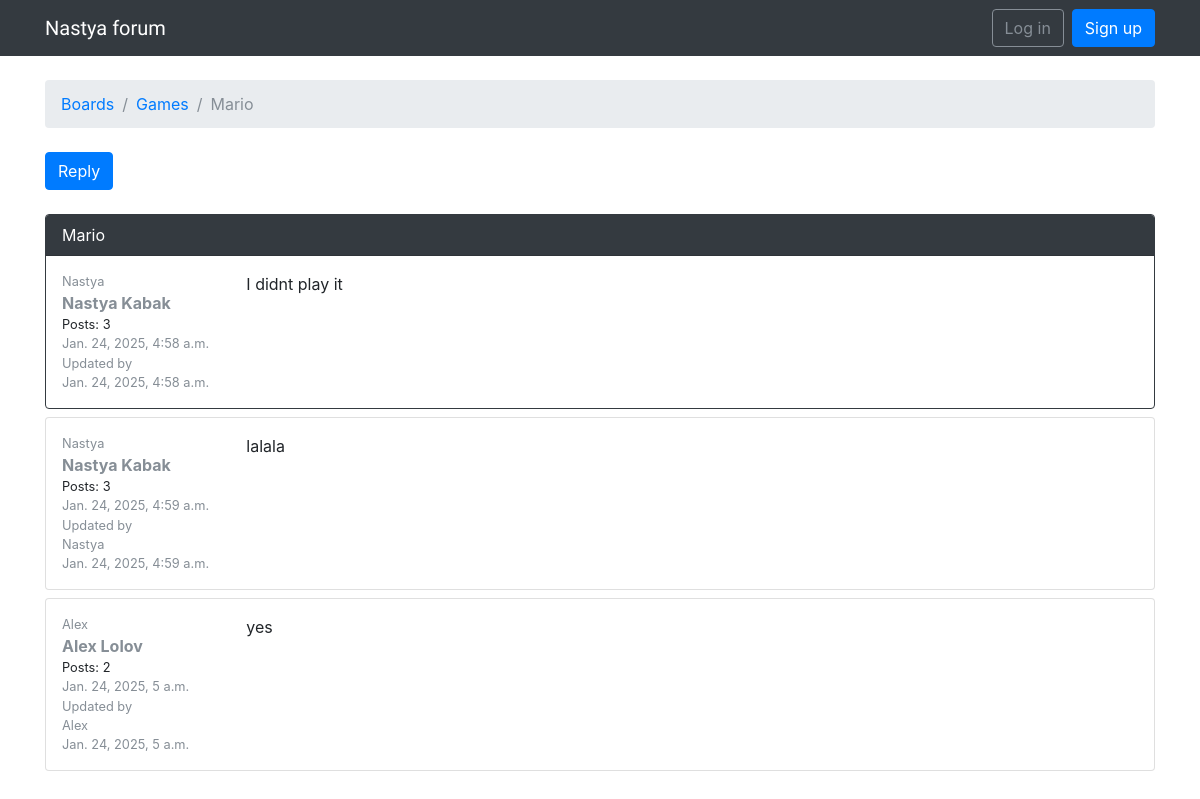
Screenshot of /boards/2/topics/2/ with the database file from the repository.
### boards/models.py (models this page shows, shortened)
class Topic(models.Model):
    subject = models.CharField(max_length=255)
    last_updated = models.DateTimeField(auto_now_add=True)
    board = models.ForeignKey(Board, on_delete=models.CASCADE, related_name='topics')
    starter = models.ForeignKey(User, on_delete=models.CASCADE, related_name='topics')
    views = models.PositiveIntegerField(default=0)

class Board(models.Model):
    name = models.CharField(max_length=30, unique=True)
    description = models.CharField(max_length=100)

class Post(models.Model):
    message = models.TextField(max_length=4000)
    topic = models.ForeignKey(Topic, on_delete=models.CASCADE, related_name='posts')
    created_at = models.DateTimeField(auto_now_add=True)
    updated_at = models.DateTimeField(auto_now_add=True)
    created_by = models.ForeignKey(User, on_delete=models.CASCADE, related_name='posts')
    updated_by = models.ForeignKey(User, on_delete=models.CASCADE, null=True, related_name='+')
    def get_message_as_markdown(self):
        return mark_safe(markdown(self.message, safe_mode='escape'))

### boards/views.py (the view)
# urls.py: re_path(r'^boards/(?P<pk>\d+)/topics/(?P<topic_pk>\d+)/$', views.PostListView.as_view(), name='topic_posts'),
class PostListView(ListView):
    model = Post
    context_object_name = 'posts'
    template_name = 'topic_posts.html'
    paginate_by = 20
    def get_context_data(self, **kwargs):
        session_key = 'viewed_topic_{}'.format(self.topic.pk)
        if not self.request.session.get(session_key, False):
            self.topic.views += 1
            self.topic.save()
            self.request.session[session_key] = True
        kwargs['topic'] = self.topic
        return super().get_context_data(**kwargs)
    def get_queryset(self):
        self.topic = get_object_or_404(Topic, board__pk=self.kwargs.get('pk'), pk=self.kwargs.get('topic_pk'))
        queryset = self.topic.posts.order_by('created_at')
        return queryset

### templates/topic_posts.html (shortened to what this page needs)
{% extends 'base.html' %}
{% load gravatar %}
{% block breadcrumb %}
  <li class="breadcrumb-item"><a href="{% url 'home' %}">Boards</a></li>
  <li class="breadcrumb-item"><a href="{% url 'board_topics' topic.board.pk %}">{{ topic.board.name }}</a></li>
  <li class="breadcrumb-item active">{{ topic.subject }}</li>
{% endblock %}
{% block content %}
  <div class="mb-4">
    <a href="{% url 'reply_topic' topic.board.pk topic.pk %}" class="btn btn-primary" role="button">Reply</a>
  </div>
  {% for post in posts %}
    <div id="{{ post.pk }}" class="card {% if forloop.last %}mb-4{% else %}mb-2{% endif %} {% if forloop.first %}border-dark{% endif %}">
      {% if forloop.first %}
        <div class="card-header text-white bg-dark py-2 px-3">{{ topic.subject }}</div>
      {% endif %}
      <div class="card-body p-3">
        <div class="row">
          <div class="col-2">
            <div class="d-flex flex-column">
              <small class="text-muted">{{ post.created_by.username }}</small>
              <strong class="text-muted">{{ post.created_by.first_name }} {{ post.created_by.last_name }}</strong>
              <small>Posts: {{ post.created_by.posts.count }}</small>
              <small class="text-muted">{{ post.created_at }}</small>
              {% if post.created_at != post.updated_at %}
              <small class="text-muted">Updated by</small>
              <small class="text-muted">{{ post.updated_by.username }}</small>
              <small class="text-muted">{{ post.updated_at }}</small>
              {% endif %}
            </div>
          </div>
          <div class="col-10">
            {{ post.get_message_as_markdown }}
          </div>
        </div>
      </div>
    </div>
  {% endfor %}
{% endblock %}

### rows the page displays
Topic: board.name "Games", subject "Mario"
Post: created_by.username "Nastya", created_by.first_name "Nastya", created_by.last_name "Kabak", created_by.posts.count "3", created_at "Jan. 24, 2025, 4:58 a.m.", updated_at "Jan. 24, 2025, 4:58 a.m.", get_message_as_markdown "I didnt play it"
Post: created_by.username "Nastya", created_by.first_name "Nastya", created_by.last_name "Kabak", created_by.posts.count "3", created_at "Jan. 24, 2025, 4:59 a.m.", updated_by.username "Nastya", updated_at "Jan. 24, 2025, 4:59 a.m.", get_message_as_markdown "lalala"
Post: created_by.username "Alex", created_by.first_name "Alex", created_by.last_name "Lolov", created_by.posts.count "2", created_at "Jan. 24, 2025, 5 a.m.", updated_by.username "Alex", updated_at "Jan. 24, 2025, 5 a.m.", get_message_as_markdown "yes"
